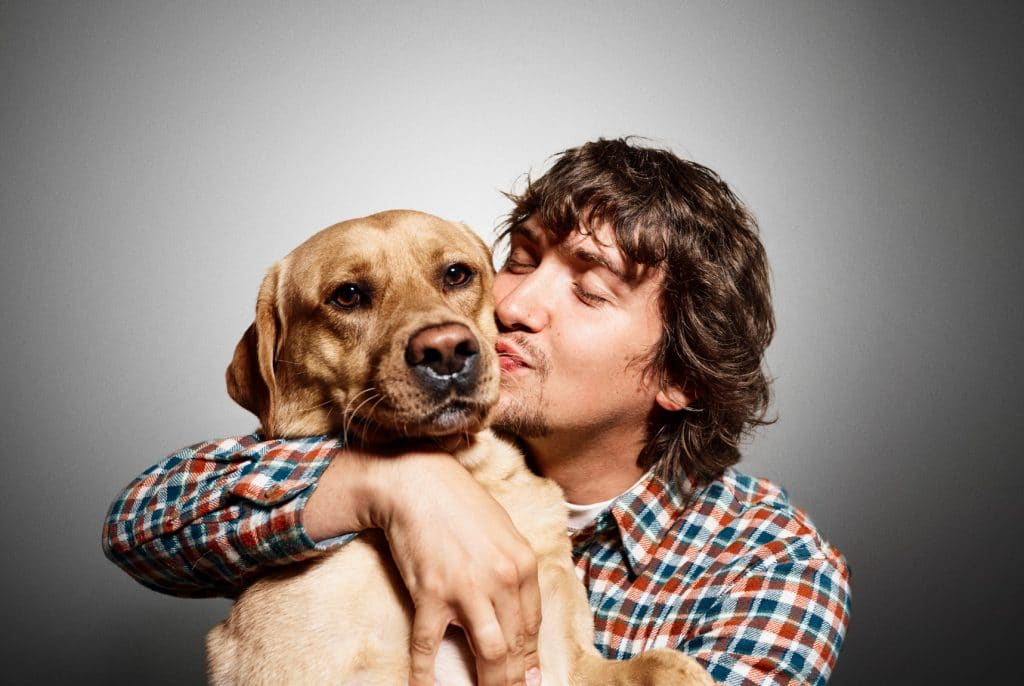
#> input picture aplicadas/image.jpg, 1024 x 686 px, found by its file name
$ python prueba2.py
#> lines starting #> are read from the running program, lines starting #| are printed output that depends on the picture
# First, we load the image
from matplotlib.image import imread
import matplotlib.pyplot as plt
import numpy as np
import os  # Importa el módulo os

A = imread(os.path.join(r"C:\Users\angel\Documents\aplicadas", "image.jpg"))
#> A is the input picture: shape (686, 1024, 3); mean R, G, B 142.4, 128.7, 121.1
X = np.mean(A, -1)  # Convert RGB to grayscale
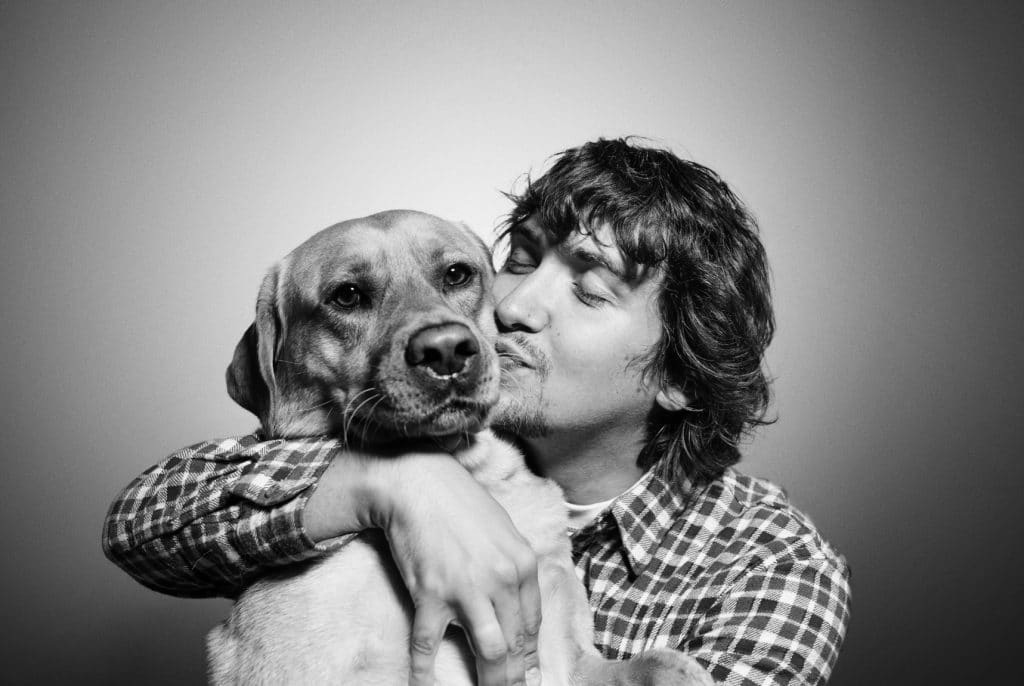
#> X: shape (686, 1024) float64; min 0, max 255, mean 130.7
img = plt.imshow(X)

# Take the SVD
U, S, VT = np.linalg.svd(X, full_matrices=False)
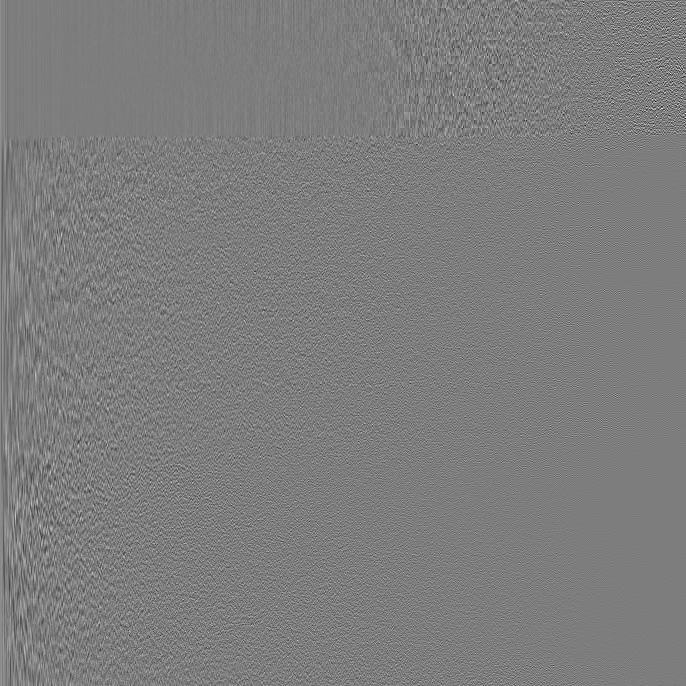
#> U: shape (686, 686) float64; min -0.329, max 0.339, mean 5.84e-05; drawn with min black and max white
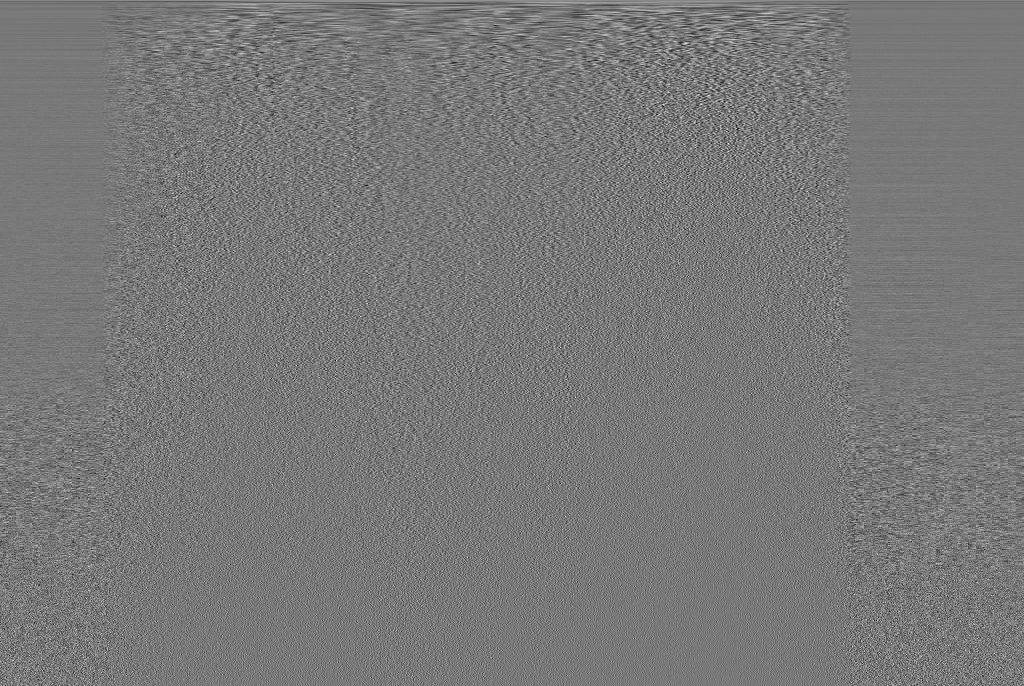
#> VT: shape (686, 1024) float64; min -0.208, max 0.232, mean 4.45e-05; drawn with min black and max white
#> S = 686 values, max 114001.2 at index 0, min 2.64 at index 685, mean 637.6
S = np.diag(S)

# Approximate matrix with truncated SVD for various ranks r
for r in (5, 20, 100):
    # Construct approximate image
    Xapprox = U[:, :r] @ S[0:r, :r] @ VT[:r, :]
    img = plt.imshow(Xapprox)
    plt.show()

    # Plot singular values and cumulative sum
    plt.semilogy(np.diag(S))
    plt.plot(np.cumsum(np.diag(S)) / np.sum(np.diag(S)))
    plt.show()
#> this loop made 3 passes
#> pass 1, `Xapprox = U[:, :r] @ S[0:r, :r] @ VT[:r, :]`:
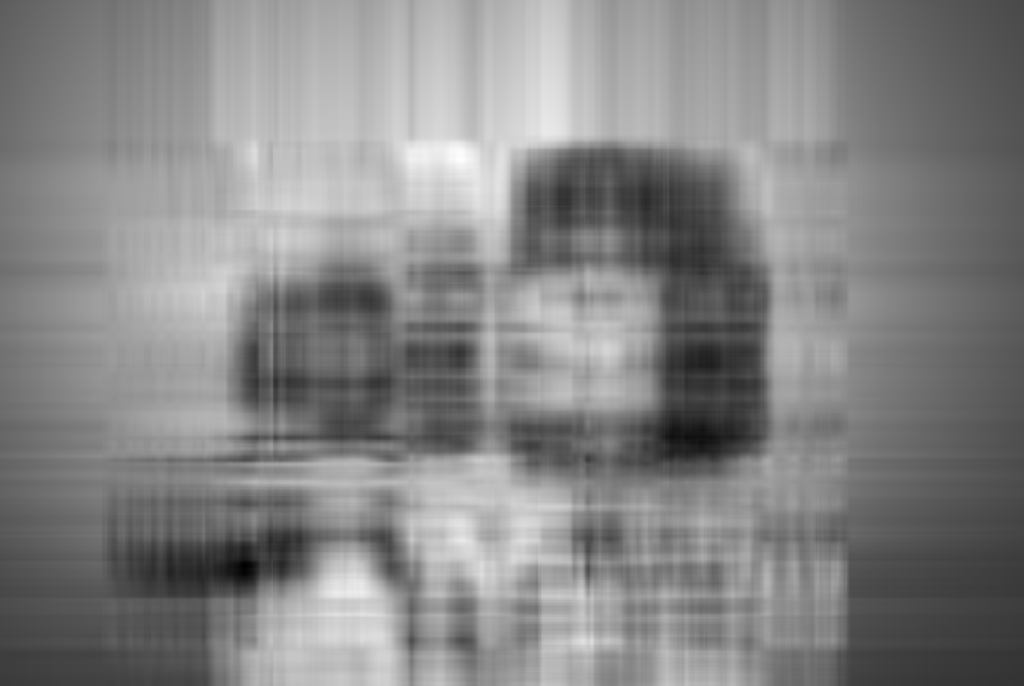
#> Xapprox: shape (686, 1024) float64; min -42.57, max 289.3, mean 130.8; drawn with min black and max white
#> pass 1, `plt.show()`:
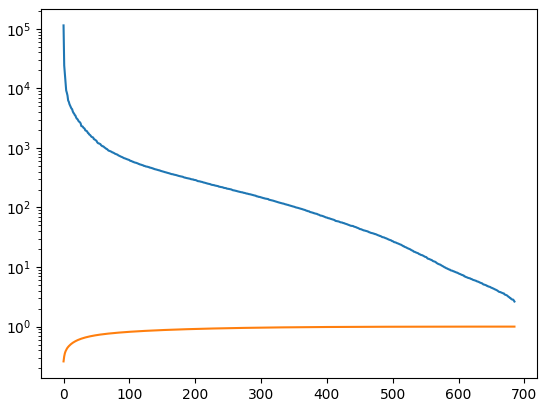
#> figure drawn by matplotlib, 1 panel; curve peaks at x = 0, y = 114001.2; curve peaks at x = 685, y = 1
#> pass 2, `Xapprox = U[:, :r] @ S[0:r, :r] @ VT[:r, :]`:
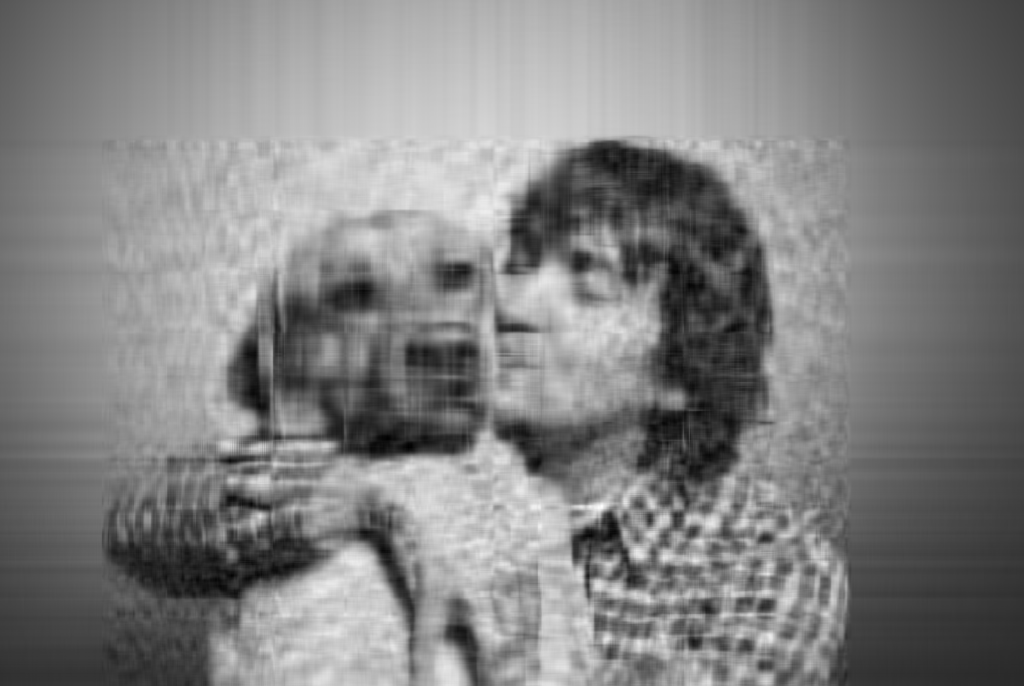
#> Xapprox: shape (686, 1024) float64; min -26.67, max 283.7, mean 130.7; drawn with min black and max white
